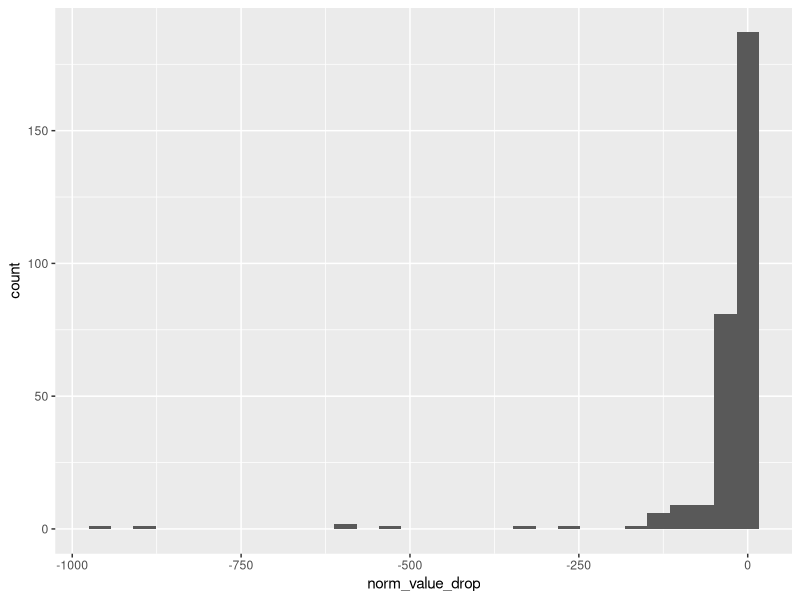
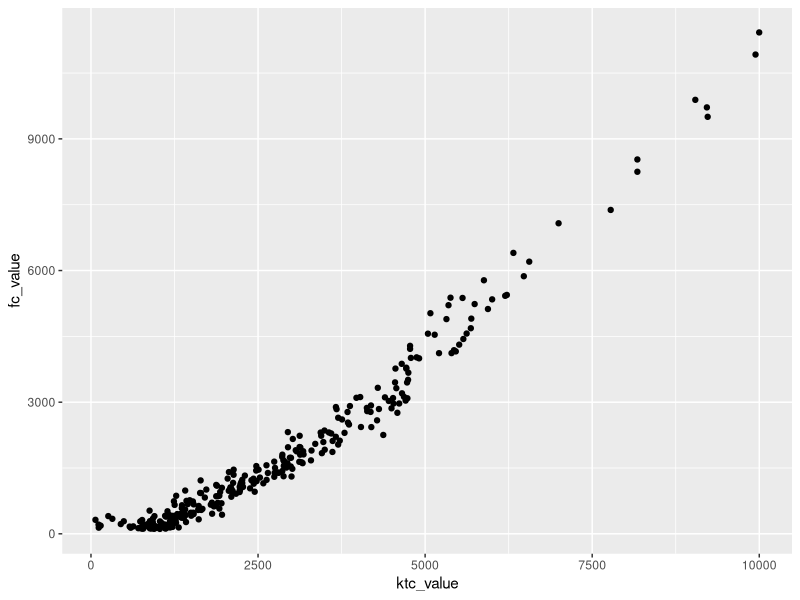
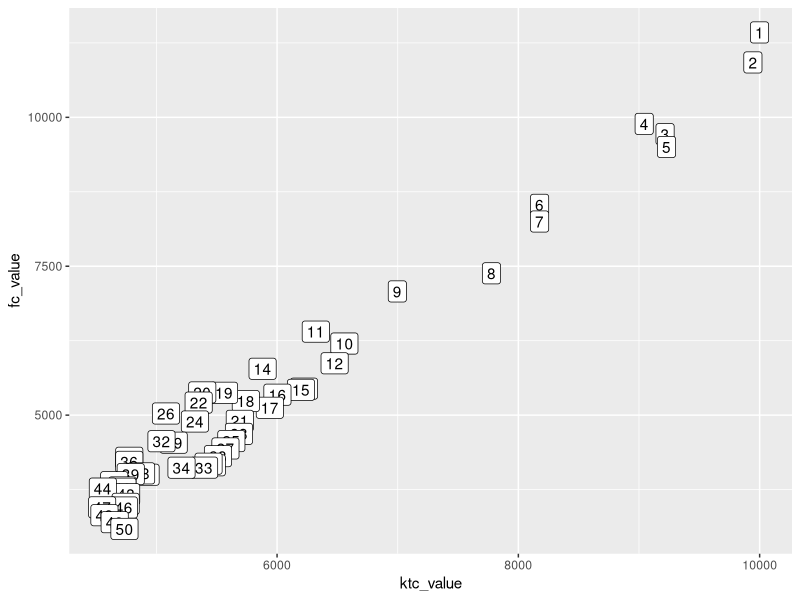
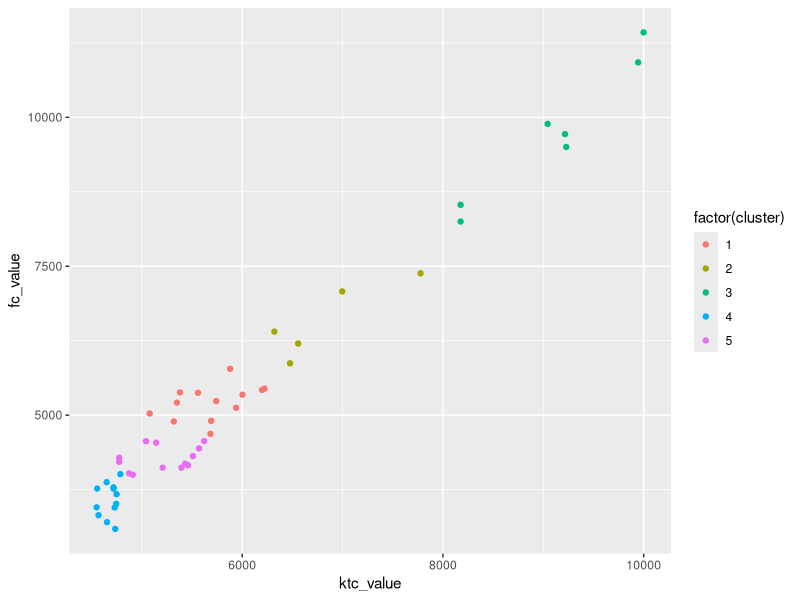

These charts were generated, in order, by the following R code:
# libraries
library(tidyverse)
library(ggplot2)
library(caret)

options(scipen = 999)

# Combine the data
fantasycalc <- read_csv("final_data/fantasycalc_values.csv") %>% 
  mutate(fc_rank_overall = row_number(),
         fc_position = str_sub(posRank, end = 2))

ktc <- read_csv("final_data/ktc_values.csv") %>% 
  mutate(ktc_rank = row_number()) %>% 
  rename(ktc_value = player_values)

fc_map <- read_csv("mappings/fc_map.csv")

# map ktc names to fc
fc_mapped <- fantasycalc %>% 
  left_join(fc_map) %>% 
  mutate(combined_name = coalesce(ktc_name, player_name)) %>% 
  select(player_name = combined_name, age, fc_value = value, fc_rank = posRank, fc_rank_overall)

# Join together
combined <- ktc %>% 
  left_join(fc_mapped)

# Check what doesn't map (if needed) ---------
# no_join_fc <- anti_join(fantasycalc, ktc)
# no_join_ktc <- anti_join(ktc, fantasycalc)
# 
# no_join_fc_map_list <- no_join_fc %>% 
#   filter(!str_detect(player_name, "202*"))
# no_join_ktc_map_list <- no_join_ktc %>% 
#   filter(!str_detect(player_name, "202*"))

# If needed, we get this list to map against KTC
#write_csv(no_join_fc_map_list, "mapping_files/fc_map_list.csv")

# calculate difference in value and rank
combined_analysis <- combined %>% 
  mutate(rank_diff = ktc_rank - fc_rank_overall,
         value_avg = (ktc_value + fc_value) / 2) 

combined_analysis_drop_na <- combined_analysis %>% 
  drop_na(value_avg) %>% 
  arrange(desc(value_avg)) %>% 
  mutate(avg_value_rank = row_number(),
         value_avg_drop = value_avg - lag(value_avg))

# range
ktc_max <- range(combined_analysis_drop_na$ktc_value)[2]
ktc_min <- range(combined_analysis_drop_na$ktc_value)[1]
ktc_data_range <- ktc_max - ktc_min

fc_max <- range(combined_analysis_drop_na$fc_value)[2]
fc_min <- range(combined_analysis_drop_na$fc_value)[1]
fc_range <- fc_max - fc_min

normalized_values <- combined_analysis_drop_na %>%
  mutate(normalized_ktc = round((ktc_value - ktc_min) / ktc_data_range * 10000, 0),
         normalized_fc = round((fc_value - fc_min) / fc_range * 10000, 0),
         avg_norm = (normalized_ktc + normalized_fc) / 2) %>% 
  arrange(desc(avg_norm)) %>% 
  mutate(avg_norm_rank = row_number(),
         norm_value_drop = avg_norm - lag(avg_norm),
         fc_position = str_extract(fc_rank, "^[A-Z]{2}")) %>% 
  select(player_name, normalized_ktc, normalized_fc, ktc_rank, fc_position,
         fc_rank_overall, rank_diff, avg_norm, avg_norm_rank, norm_value_drop)
         


write_csv(combined_analysis, "final_data/combined_analysis.csv")
write_csv(combined_analysis_drop_na, "final_data/combined_analysis_avg_value.csv")
write_csv(normalized_values, "final_data/combined_analysis_norm_values.csv")

# Make some charts!
ggplot(normalized_values, aes(x = norm_value_drop)) + 
  geom_histogram()

ggplot(combined_analysis_drop_na, aes(x = ktc_value, y = fc_value)) +
  geom_point()

top_50 <- combined_analysis_drop_na %>% 
  filter(avg_value_rank <= 50)

ggplot(top_50, aes(x = ktc_value, y = fc_value, label = avg_value_rank)) +
  geom_point() +
  geom_label()

# Try some k-means
cluster_df <- top_50 %>% 
  transmute(fc_value = as.numeric(fc_value), 
            ktc_value = as.numeric(ktc_value))

cluster_df <- na.omit(cluster_df)

k5 <- kmeans(cluster_df, centers = 5)

top_50 %>% 
  select(player_name, fc_value, ktc_value) %>% 
  as_tibble() %>% 
  mutate(cluster = k5$cluster) %>% 
  ggplot(aes(ktc_value, fc_value, color = factor(cluster), label = player_name)) +
  geom_point()
